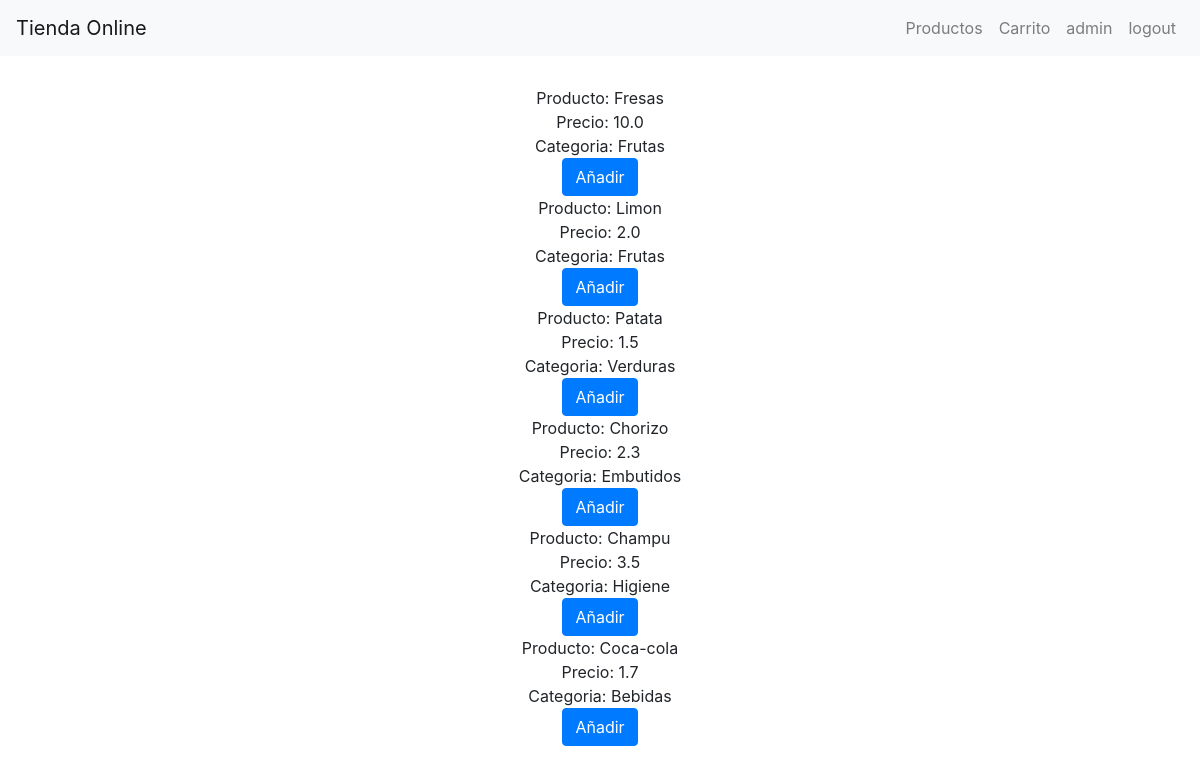
The page /productos/ (signed in) on the database its author committed.
### shoponline/models.py (models this page shows, shortened)
class Productos(models.Model):
    nombre = models.CharField(max_length=30)
    precio = models.FloatField()
    categoria = models.ForeignKey('Categoria' , on_delete=models.SET_NULL , null=True)

class Categoria(models.Model):
    nombre = models.CharField(max_length=30)
    descripcion = models.CharField(max_length=200)
    def __str__(self):
        return '%s' % (self.nombre)

### shoponline/views.py (the view)
# urls.py: path('productos/', include('shoponline.urls')),
@login_required(login_url='/accounts/login')
def productos(request):
	all_productos = Productos.objects.all()
	return render(request, 'productos.html', context={'all_productos': all_productos})

### templates/productos.html (shortened to what this page needs)
<!DOCTYPE html>
<html>
<head>
    <link rel="stylesheet" href="https://stackpath.bootstrapcdn.com/bootstrap/4.3.1/css/bootstrap.min.css">
</head>
<body>
    <nav class="navbar navbar-light bg-light navbar-expand-lg">
        <a href="#" class="navbar-brand">Tienda Online</a>
        <div class="collapse navbar-collapse" id="navbarCollapse">
            <ul class="navbar-nav ml-auto">
                <li class="navbar-item">
                    <a href="{% url 'productos' %}" class="nav-link">Productos</a>
                </li>
                <li class="navbar-item">
                    <a href="{% url 'compra' %}" class="nav-link">Carrito</a>
                </li>
                <li class="navbar-item">
                    <a class="nav-link">{{ user.username }}</a>
                </li>
                <li class="navbar-item">
                    <a href="{% url 'login' %}?next={{request.path}}" class="nav-link">logout</a>
                </li>
            </ul>
        </div>
    </nav>
    <div class="container" vocab="http://schema.org" typeof="ItemList" style="margin-top:30px;" align="center">
            {% for i in all_productos %}
                <div property="itemListElement" typeof="Product">
                    Producto: <span property="name">{{ i.nombre }}</span><br>
                    Precio: <span property="priceCurrency" content="EUR">{{ i.precio }}</span><br>
                    Categoria: <span property="category">{{ i.categoria }}</span><br>
                    <a class="btn btn-primary" href="{% url 'add_product' nombre=i.nombre %}" type="submit" name="name" placeholder="name" role="button">Añadir</a>
                </div>
            {% endfor %}
    </div>
    <link href="//maxcdn.bootstrapcdn.com/bootstrap/4.0.0/css/bootstrap.min.css" rel="stylesheet" id="bootstrap-css">
    <link rel="stylesheet" href="https://use.fontawesome.com/releases/v5.0.8/css/all.css">
</body>
</html>

### rows shown on the page
Productos: nombre "Fresas", precio "10.0", categoria "Frutas"
Productos: nombre "Limon", precio "2.0", categoria "Frutas"
Productos: nombre "Patata", precio "1.5", categoria "Verduras"
Productos: nombre "Chorizo", precio "2.3", categoria "Embutidos"
Productos: nombre "Champu", precio "3.5", categoria "Higiene"
Productos: nombre "Coca-cola", precio "1.7", categoria "Bebidas"

### other values the page prints
{{ user.username }} "admin"
